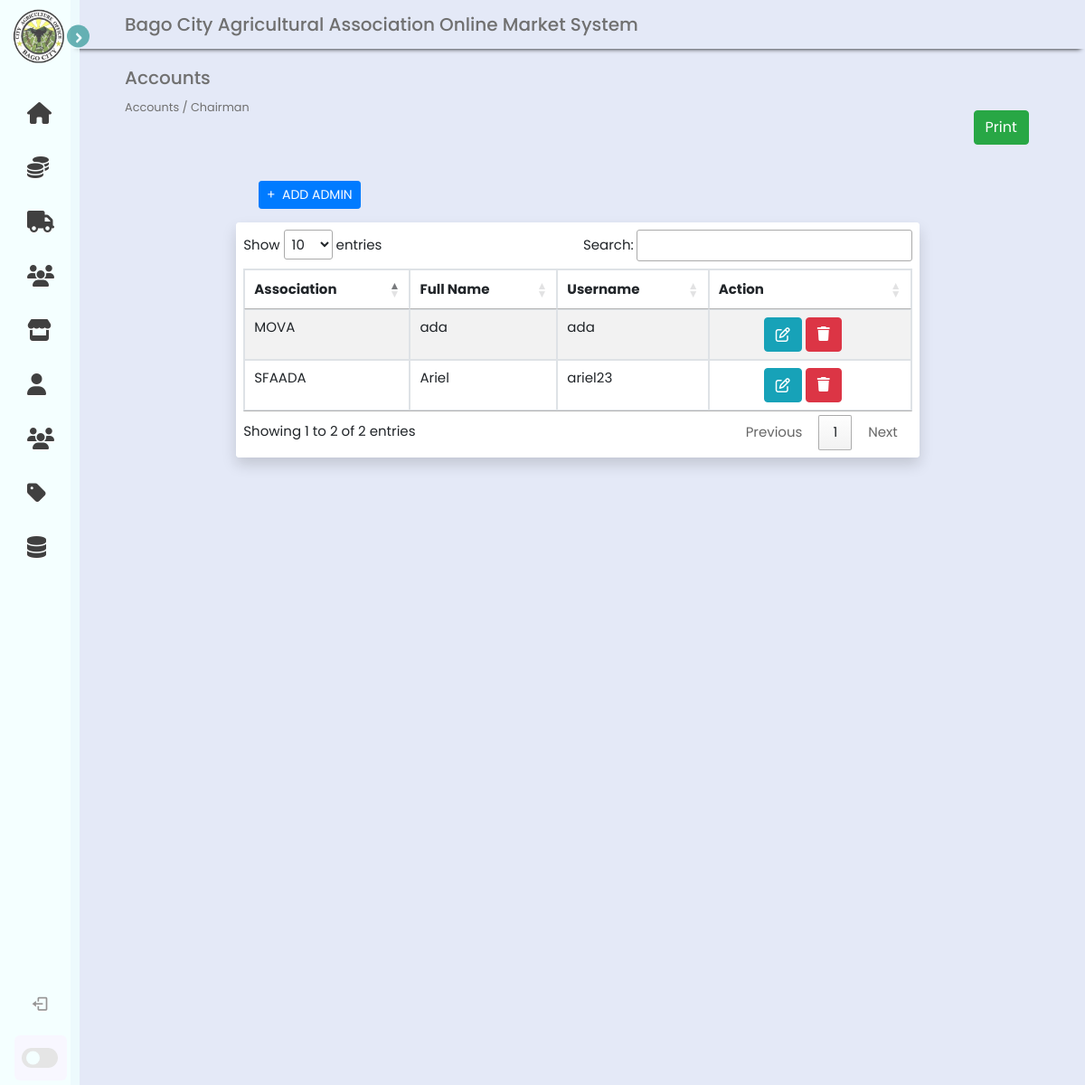
The page /superA_side/admin.php on the database its author committed.
### tables this page shows
CREATE TABLE `association_chairman` (
  `admin_id` int(11) NOT NULL AUTO_INCREMENT,
  `association` varchar(255) NOT NULL,
  `fullname` varchar(255) NOT NULL,
  `username` varchar(255) NOT NULL,
  `password` varchar(255) NOT NULL,
  `status` varchar(11) NOT NULL,
  PRIMARY KEY (`admin_id`)
);

### superA_side/admin.php (the view, shortened to what this page needs)
<?php
	include 'includes/sidebar.php';
    require("../logic/db_connection.php");
?>
<!DOCTYPE html>
<html lang="en">
    <head>
        <link href="//maxcdn.bootstrapcdn.com/bootstrap/4.1.1/css/bootstrap.min.css" rel="stylesheet" id="bootstrap-css">
        <link href="//cdn.datatables.net/1.10.25/css/jquery.dataTables.min.css" rel="stylesheet">
    </head>
    <body>
        <section class="header">
            <div class="head">Bago City Agricultural Association Online Market System</div>
                <div class="page-header">
                    <h5>Accounts</h5>
                    <small>Accounts / Chairman</small>
                </div>
                <div class="print" style="padding-left: 89%">
                    <button class="btn btn-success" onclick="printTable()">Print</button><br><br>
                </div>
                <div class="add">
                    <a href='add.php' class='btn btn-primary btn-sm '>&plus; &nbsp;ADD ADMIN</a>
                </div>
                <div class="container">
                    <div class="card rounded shadow border-0">
                        <div class="card-body p-2 bg-white rounded">
                            <div class="table-responsive">
                                <table id="admin" style="width:100%" class="table table-striped table-bordered">
                                    <thead>
                                            <tr>
                                            <th>Association</th>
                                            <th>Full Name</th>
                                            <th>Username</th>
                                            <th>Action</th>
                                        </tr>
                                    </thead>
                                    <tbody>
                                        <?php
                                            $queryGetAllAssociation_Chairman="SELECT * FROM `association_chairman`";
                                            $association_chairman=mysqli_query($connect, $queryGetAllAssociation_Chairman);
                                            if(mysqli_num_rows($association_chairman) > 0){
                                                while($association_chairmanrow = mysqli_fetch_assoc($association_chairman)){
                                        ?>
                                        <tr>
                                            <td><?php echo $association_chairmanrow['association']; ?></td>
                                            <td><?php echo $association_chairmanrow['fullname']; ?></td>
                                            <td><?php echo $association_chairmanrow['username']; ?></td>
                                            <td>
                                                <a href="edit.php?id=<?=$association_chairmanrow['admin_id'] ?>"><button class='btn btn-info fas fa-edit' style="margin-left: 50px;"></button></a>
                                                <a href="delete_accounts/delete_admin.php?remove=<?php echo $association_chairmanrow['admin_id']; ?>" onclick="return confirm('Are you sure you want to remove this Chairman? <?php echo $association_chairmanrow['fullname']; ?>');" type="button" class="btn btn-danger" ><i class="fas fa-trash"></i></a>
                                            </td>
                                        </tr>
                                        <?php
                                            }
                                            }
                                        ?>
                                    </tbody>
	                            </table>
                            </div>
                        </div>
                    </div>
                </div>
        </section>
    </body>
</html>

### css/superA_sidebar.css (style rules this page uses)
* { margin: 0; padding: 0; box-sizing: border-box; font-family: 'Poppins', sans-serif; }
:root { --body-color: #E4E9F7; --sidebar-color: #f0ffff; --primary-color: #3b9c9c; --primary-color-light: #F6F5FF; --toggle-color: #DDD; --text-color: #707070; --tran-03: all 0.2s ease; --tran-03: all 0.3s ease; --tran-04: all 0.3s ease; --tran-05: all 0.3s ease; }
body { min-height: 100vh; background-color: var(--body-color); transition: var(--tran-05); }

### superA_side/admin.php (style rules this page uses)
.header { position: absolute; top: 0; top: 0; left: 250px; height: 100vh; width: calc(100% - 250px); background-color: var(--body-color); transition: var(--tran-05); font-family: 'Poppins', sans-serif; }
.header .head { font-size: 20px; font-weight: 500; color: var(--text-color); padding: 12px 60px; }
.sidebar.close ~ .header { left: 78px; height: 150vh; width: calc(100% - 78px); }
.head { box-shadow: 0px 5px 5px -5px rgb(0 0 0 /100%); }
.container { margin-top: 1em; width: 70%; font-size: 15px; }
.add { margin-top: 1em; margin-left: 13em; }
.page-header { margin-left: 60px; margin-top: 20px; height: 80px; color: var(--text-color); }
.print { margin-top: -2em; }

### rows shown on the page
association_chairman: association "SFAADA", fullname "Ariel", username "ariel23"
association_chairman: association "MOVA", fullname "ada", username "ada"
